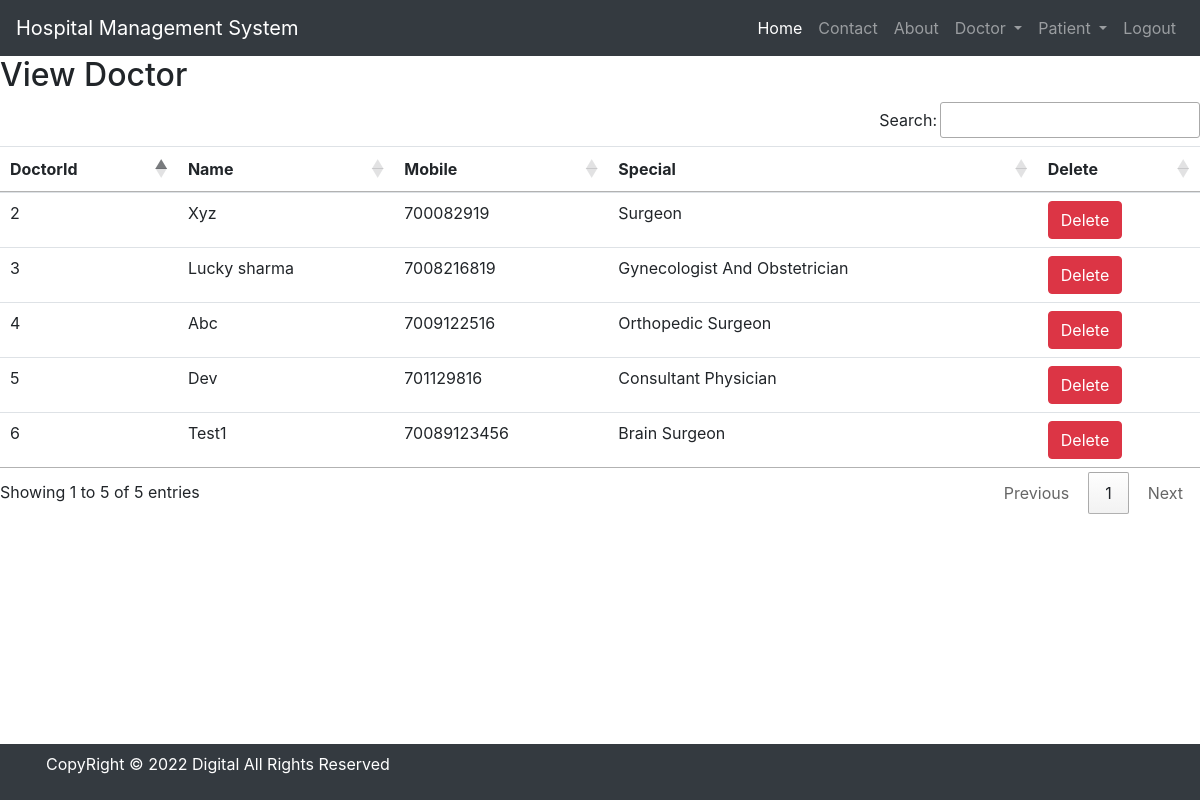
Before: /view_doctor/ (signed in) with the older database file.
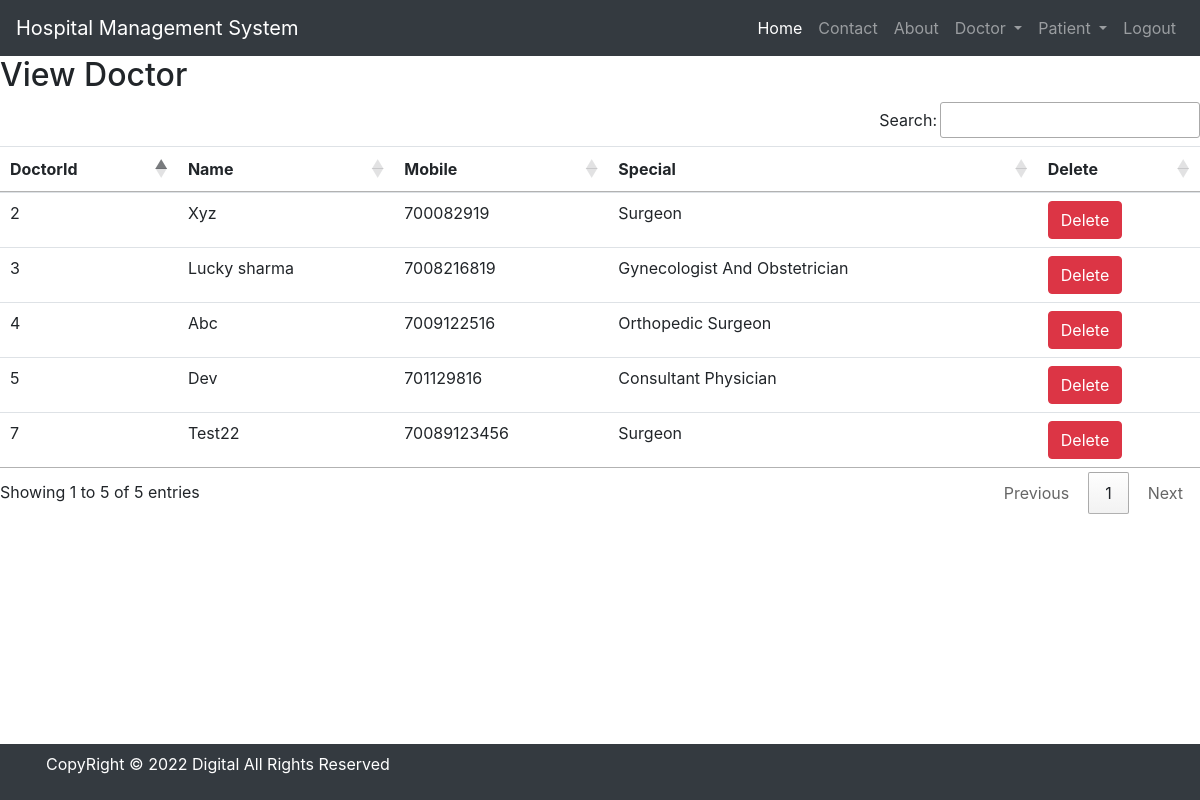
After: the same page with the newer database file.
### hospital/models.py (models this page shows)
class Doctor(models.Model):
    name = models.CharField(max_length=50)
    mobile = models.IntegerField()
    special = models.CharField(max_length=50)

### hospital/views.py (the view)
# urls.py: path('view_doctor/', View_Doctor, name='view_doctor'),
def View_Doctor(request):
    if not request.user.is_staff:
        return redirect('login')
    doc = Doctor.objects.all()
    d = {'doc': doc}
    return render(request, 'view_doctor.html', d)

### hospital/templates/view_doctor.html
{% include 'base.html' %}
{% include 'navigation.html' %}
{% block content %}
<div>
    <h2>View Doctor</h2>
    <table id="example" class="table table-hover">
        <thead>
            <tr>
                <th>DoctorId</th>
                <th>Name</th>
                <th>Mobile</th>
                <th>Special</th>
                <th>Delete</th>
            </tr>
        </thead>
        <tbody>
            {% for i in doc %}
            <tr>
                <td>{{i.id}}</td>
                <td>{{i.name}}</td>
                <td>{{i.mobile}}</td>
                <td>{{i.special}}</td>
                <td><a href="{% url 'delete_doctor' i.id %}"
                    onclick="return confirm('Are you sure you want to delete?')" class="btn btn-danger">Delete</a>
                </td>
            </tr>
            {% endfor %}
        </tbody>
    </table>
</div>
{% endblock content %}
{% include 'footer.html' %}

Changed rows visible on the page:
removed Doctor: id "6", name "Test1", mobile "70089123456", special "Brain Surgeon"
added Doctor: id "7", name "Test22", mobile "70089123456", special "Surgeon"
